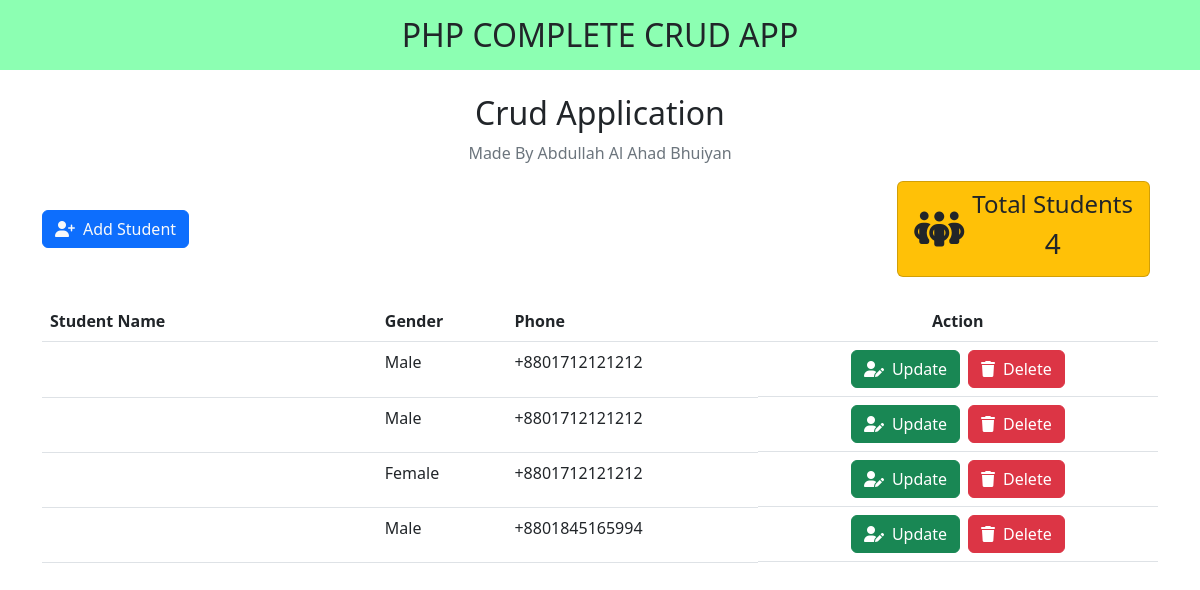
The page /hw/abdullahcrudapp-main/index.php on the database its author committed.
### tables this page shows
CREATE TABLE `students` (
  `id` int(11) NOT NULL,
  `name` char(255) NOT NULL,
  `gender` char(10) NOT NULL DEFAULT 'Male',
  `phone` int(20) NOT NULL,
  `city` char(100) NOT NULL DEFAULT 'Dhaka',
  `dtls` longtext NOT NULL,
  `created_at` timestamp NOT NULL DEFAULT current_timestamp()
);

### hw/abdullahcrudapp-main/index.php (the view, shortened to what this page needs)
<?php include_once("header.php");
$conn = mysqli_connect("localhost", "root", "", "students");
$read_query = "SELECT * FROM `students`";
$read = $conn->query($read_query);
?>
<h2 class="text-uppercase text-center py-3" style="background: #00ff5573">php complete crud app</h1>
    <div class="container my-4">
        <h2 class="text-center ">Crud Application</h2>
        <p class="text-center text-secondary">Made By Abdullah Al Ahad Bhuiyan</p>
        <div class="d-flex justify-content-between align-items-center mb-4">
            <button class="btn btn-primary my-4"><a href="./add.php" class="text-light"><i class="fa-solid fa-user-plus pe-2"></i>Add Student</a></button>
            <div class="d-flex">
                <div class="card d-flex flex-row align-items-center py-2 px-3 text-center bg-warning text-dark me-2" style="width: max-content;">
                    <i class="fa-solid fa-people-group pe-2" style="font-size: 40px;"></i>
                    <div>
                        <h4>Total Students</h4>
                        <h3><?= $read->num_rows ?></h3>
                    </div>
                </div>
            </div>
        </div>
        <table class="table table-hover" id="myTable">
            <thead>
                <tr>
                    <th scope="col" colspan="2" style="width: 30%">Student Name</th>
                    <th scope="col">Gender</th>
                    <th scope="col">Phone</th>
                    <th scope="col" class="text-center">Action</th>
                </tr>
            </thead>
            <tbody>
                <?php
                while ($data = $read->fetch_assoc()) {
                ?>
                    <tr>
                        <td scope="row" colspan="2" class="name"><?= $data['first'] . " " . $data['last'] ?></td>
                        <td><?= $data['gender'] ?></td>
                        <td><?= "+880" . $data['phone'] ?></td>
                        <td class="d-flex justify-content-center">
                            <a href="./update.php?id=<?= $data['id'] ?>" class="me-2">
                                <button class="btn btn-success d-flex align-items-center">
                                    <i class="fa-solid fa-user-pen pe-2"></i>
                                    Update
                                </button>
                            </a>
                            <a href="./delete.php?id=<?= $data['id'] ?>">
                                <button class="btn btn-danger d-flex align-items-center">
                                    <i class="fa-solid fa-trash pe-2"></i>
                                    Delete
                                </button>
                            </a>
                        </td>
                    </tr>
                <?php
                }
                ?>
            </tbody>
        </table>
    </div>
    <?php include_once("footer.php") ?>

### hw/abdullahcrudapp-main/header.php (shortened to what this page needs)
<!DOCTYPE html>
<html lang="en">
<head>
    <link rel="stylesheet" href="https://cdn.jsdelivr.net/npm/bootstrap@5.2.2/dist/css/bootstrap.min.css">
    <link rel="stylesheet" href="./css/style.css">
    <link rel="stylesheet" href="https://cdnjs.cloudflare.com/ajax/libs/font-awesome/6.2.0/css/all.min.css" />
</head>
<body>

### hw/abdullahcrudapp-main/footer.php (shortened to what this page needs)
</body>
</html>

### hw/abdullahcrudapp-main/css/style.css (style rules this page uses)
*, *::before, *::after { box-sizing: border-box; }
a { text-decoration: none; }

### rows shown on the page
students: gender "Male", phone "1712121212"
students: gender "Male", phone "1712121212"
students: gender "Female", phone "1712121212"
students: gender "Male", phone "1845165994"

### other values the page prints
$read->num_rows "4"
